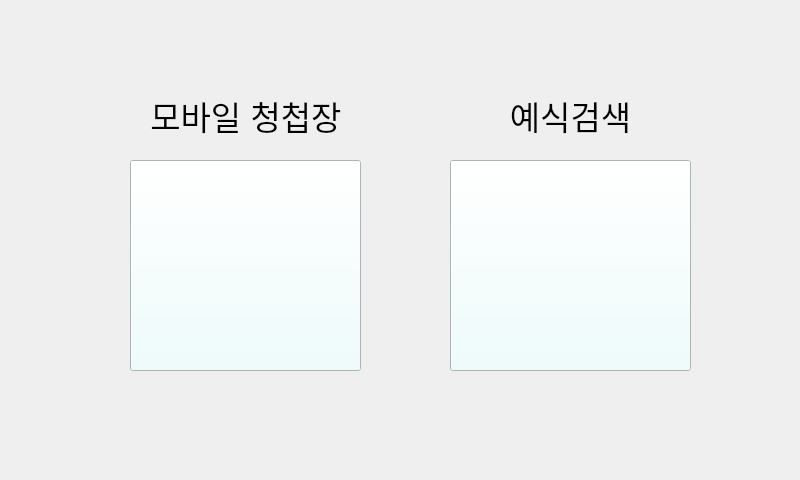
<?xml version="1.0" encoding="UTF-8"?>
<ui version="4.0">
 <class>page_visitorLogin</class>
 <widget class="QWidget" name="page_visitorLogin">
  <property name="geometry">
   <rect>
    <x>0</x>
    <y>0</y>
    <width>800</width>
    <height>480</height>
   </rect>
  </property>
  <property name="windowTitle">
   <string>Form</string>
  </property>
  <widget class="QPushButton" name="btn_mobileBarcode">
   <property name="enabled">
    <bool>true</bool>
   </property>
   <property name="geometry">
    <rect>
     <x>130</x>
     <y>160</y>
     <width>231</width>
     <height>211</height>
    </rect>
   </property>
   <property name="font">
    <font>
     <pointsize>30</pointsize>
    </font>
   </property>
   <property name="focusPolicy">
    <enum>Qt::NoFocus</enum>
   </property>
   <property name="styleSheet">
    <string notr="true">background-color: rgb(235, 255, 255);</string>
   </property>
   <property name="text">
    <string/>
   </property>
   <property name="icon">
    <iconset resource="image.qrc">
     <normaloff>:/image/barcode.PNG</normaloff>:/image/barcode.PNG</iconset>
   </property>
   <property name="iconSize">
    <size>
     <width>200</width>
     <height>150</height>
    </size>
   </property>
  </widget>
  <widget class="QPushButton" name="btn_Search">
   <property name="geometry">
    <rect>
     <x>450</x>
     <y>160</y>
     <width>241</width>
     <height>211</height>
    </rect>
   </property>
   <property name="font">
    <font>
     <pointsize>30</pointsize>
    </font>
   </property>
   <property name="focusPolicy">
    <enum>Qt::NoFocus</enum>
   </property>
   <property name="styleSheet">
    <string notr="true">
border-image: url(:/image/1.png);
background-color: rgb(235, 255, 255);</string>
   </property>
   <property name="text">
    <string/>
   </property>
  </widget>
  <widget class="QLabel" name="label_5">
   <property name="geometry">
    <rect>
     <x>130</x>
     <y>90</y>
     <width>241</width>
     <height>51</height>
    </rect>
   </property>
   <property name="font">
    <font>
     <pointsize>25</pointsize>
    </font>
   </property>
   <property name="text">
    <string>모바일 청첩장 </string>
   </property>
   <property name="alignment">
    <set>Qt::AlignCenter</set>
   </property>
  </widget>
  <widget class="QLabel" name="label_6">
   <property name="geometry">
    <rect>
     <x>450</x>
     <y>90</y>
     <width>241</width>
     <height>51</height>
    </rect>
   </property>
   <property name="font">
    <font>
     <pointsize>25</pointsize>
    </font>
   </property>
   <property name="text">
    <string>예식검색</string>
   </property>
   <property name="alignment">
    <set>Qt::AlignCenter</set>
   </property>
  </widget>
 </widget>
 <resources>
  <include location="image.qrc"/>
 </resources>
 <connections/>
</ui>
